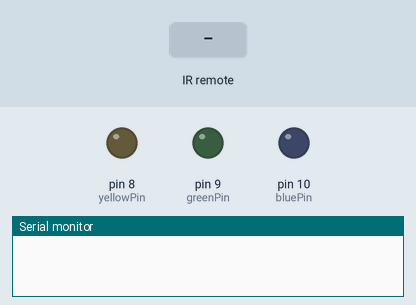
Simulated run of this sketch. Board: Arduino Uno, built with avr-gcc and run on an emulated ATmega328P. On the bench: output pins drawn as LEDs (lit = HIGH), the last lines printed to the serial monitor. The test bench sets the inputs (shaded band).

Above: at 1.2 s.
1.3 s: infrared code 0x00FF6897 received
At 1.7 s:
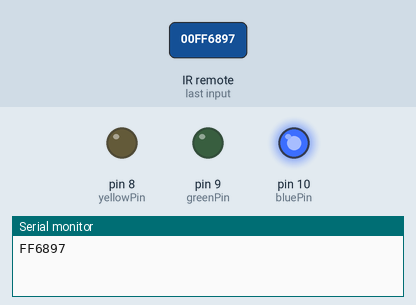
2.8 s: infrared code 0x00FFB04F received
At 4.0 s:
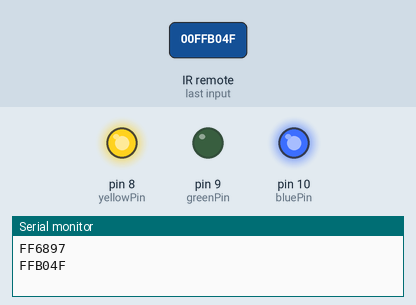
4.3 s: infrared code 0x00FF30CF received
At 4.9 s:
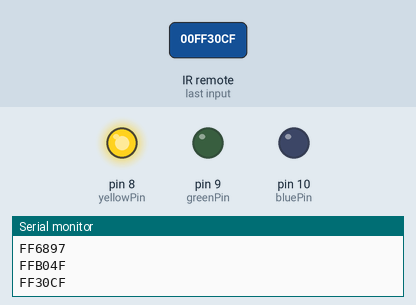
5.8 s: infrared code 0x00FF9867 received
At 7.0 s:
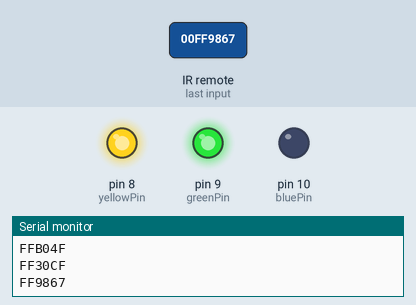
7.3 s: infrared code 0x00FF7A85 received
At 8.4 s:
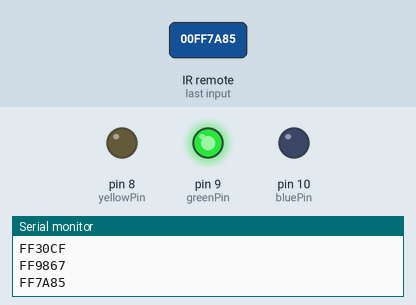
8.8 s: infrared code 0x00FF6897 received
At 9.6 s:
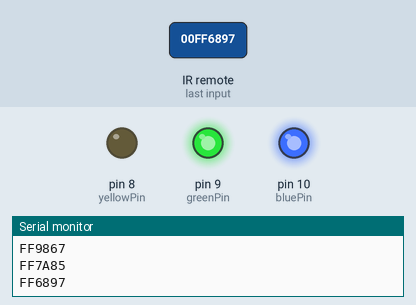
Timing chart, 0 to 11.3 s (numbered marks = the images above; inputs shaded):
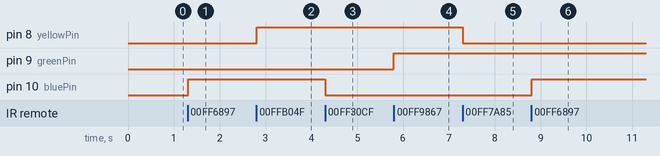

Measured:
- after the input at 1.3 s, pin 10 (bluePin): LOW → HIGH at once
- after the input at 2.8 s, pin 8 (yellowPin): LOW → HIGH at once
- after the input at 4.3 s, pin 10 (bluePin): HIGH → LOW at once
- after the input at 5.8 s, pin 9 (greenPin): LOW → HIGH at once
- after the input at 7.3 s, pin 8 (yellowPin): HIGH → LOW at once
- after the input at 8.8 s, pin 10 (bluePin): LOW → HIGH at once

The sketch:

Project_29.2_IR_Remote_Control.ino
```cpp
//**********************************************************************************
/*
Keyestudio 2021 starter learning kit
Project 29.2
IR Remote Control
http//www.keyestudio.com
*/
#include <IRremote.h>
int IR_Recv = 11;   //the pin of the IR receiver is 11
int bluePin = 10;
int greenPin = 9;
int yellowPin = 8;
IRrecv irrecv(IR_Recv);
decode_results results;
void setup(){
  Serial.begin(9600);  //start serial communication
  irrecv.enableIRIn(); // start receiving
  pinMode(bluePin, OUTPUT);      // set the digital pin to OUTPUT
  pinMode(greenPin, OUTPUT);      // set the digital pin to OUTPUT
  pinMode(yellowPin, OUTPUT);      // set the digital pin to OUTPUT
}
 void loop(){
  // decode the IR signals input
  if (irrecv.decode(&results)){
    long int decCode = results.value;
    Serial.println(results.value,HEX);
    //switch to case to use the selected remote control button
    switch (results.value){
      case  0x00FF6897: //when you press the button 1
        digitalWrite(bluePin, HIGH);
        break;
      case  0x00FF30CF: //when you press the button 4
        digitalWrite(bluePin, LOW);
        break;
       case 0x00FF9867: //when you press the button 2
        digitalWrite(greenPin, HIGH);
        break;
       case 0x00FF18E7: //when you press the button 5
        digitalWrite(greenPin, LOW);
        break;
       case 0x00FFB04F: //when you press the button 3
        digitalWrite(yellowPin, HIGH);
        break;
       case 0x00FF7A85: //when you press the button 6
        digitalWrite(yellowPin, LOW);
        break;
    }
    irrecv.resume(); // receive the next value
  }
  delay(10);
}
//**********************************************************************************
```
